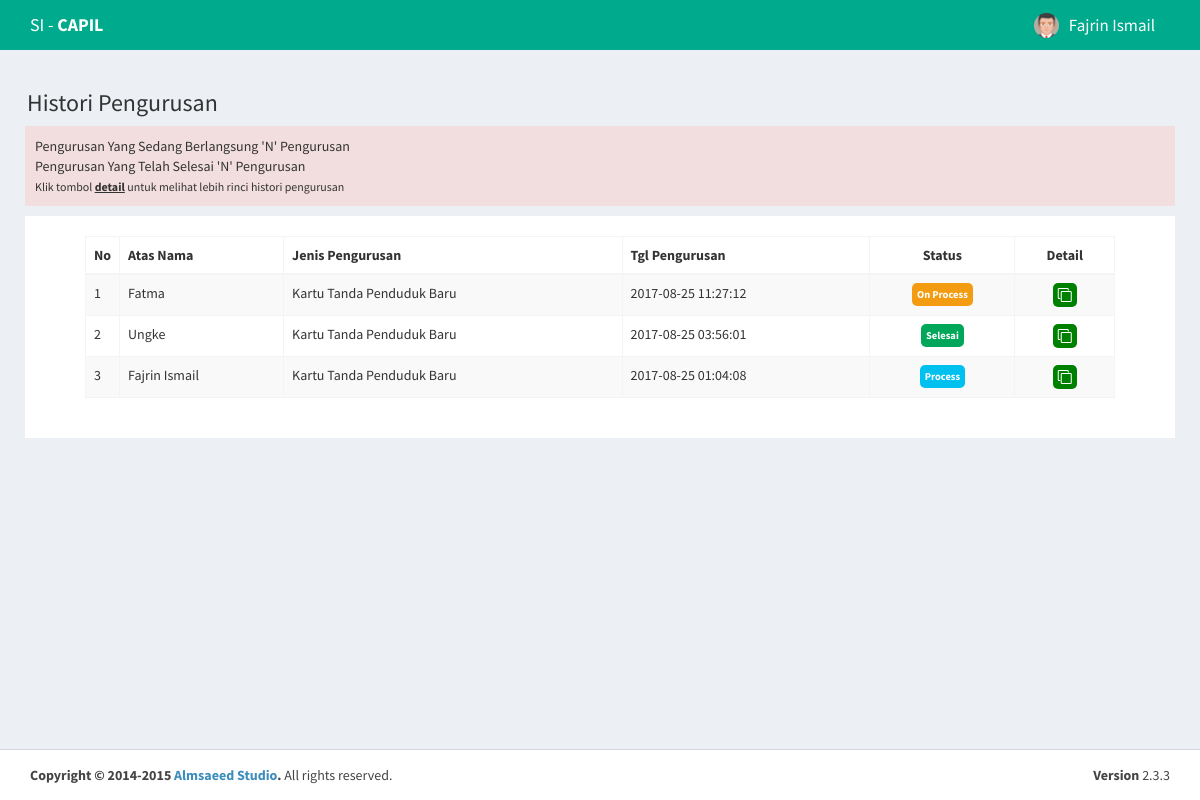
The app's page /index.php?dir=mod/user&p=histori_pengurusan (signed in) with its own data.
### tables this page shows
CREATE TABLE IF NOT EXISTS `jenis_pengurusan` (
  `id_jenis_pengurusan` varchar(30) NOT NULL DEFAULT '',
  `jenis_pengurusan` varchar(225) DEFAULT NULL,
  `status_aktif` enum('1','0') DEFAULT NULL,
  `url_icon` varchar(225) DEFAULT NULL,
  PRIMARY KEY (`id_jenis_pengurusan`)
);

CREATE TABLE IF NOT EXISTS `pengurusan` (
  `id_pengurusan` varchar(50) NOT NULL DEFAULT '',
  `id_user` varchar(30) DEFAULT NULL,
  `id_kategori_pengurusan` varchar(30) DEFAULT NULL,
  `tgl_pengurusan` datetime DEFAULT NULL,
  `nama` varchar(225) DEFAULT NULL,
  `hubungan` enum('tetangga','kerabat','keluarga','pribadi') DEFAULT NULL,
  `status_pengurusan` enum('1','0') DEFAULT NULL,
  PRIMARY KEY (`id_pengurusan`),
  KEY `id_user5` (`id_user`),
  KEY `id_kategori2` (`id_kategori_pengurusan`)
);

CREATE TABLE IF NOT EXISTS `kategori_pengurusan` (
  `id_kategori` varchar(30) NOT NULL DEFAULT '',
  `id_jenis_pengurusan` varchar(30) DEFAULT NULL,
  `nama_kategori` varchar(225) DEFAULT NULL,
  `status_aktif` enum('1','0') DEFAULT NULL,
  `url_icon` varchar(225) DEFAULT NULL,
  PRIMARY KEY (`id_kategori`),
  KEY `id_jenpeng` (`id_jenis_pengurusan`)
);

### mod/user/histori_pengurusan.php (the view, shortened to what this page needs)
<div class="container" id="load_bodi" style="margin-top:30px; padding:20px;">
  	<div class="row" style="margin-bottom:10px;">
	    <div class="col-md-12 col-xs-12" style="padding-left:7px;">
	        <h3 style="margin:0px;">Histori Pengurusan</h3>
	    </div>
	</div>
	<div class="row" style="margin-bottom:0px;">
	    <div class="col-md-12 col-xs-12" style="padding-left:5px; padding-right:5px;">
	        <div class="bg-danger" style="padding:10px;">
	            Pengurusan Yang Sedang Berlangsung 'N' Pengurusan <br/>
	            Pengurusan Yang Telah Selesai 'N' Pengurusan  <br/>
	            <small>Klik tombol <b><u>detail</u></b> untuk melihat lebih rinci histori pengurusan</small></div>
	    </div>
	</div>
	<div class="row" style="margin-top:10px;">
	    <div class="col-md-12 col-xs-12" style="padding-left:5px; padding-right:5px;">
	        <div  class='table-responsive' style="padding:20px 60px 20px 60px; background-color:#FFFFFF;" >
	       	<table  class="table table-bordered table-striped">
                <thead>
                <tr>
                  <th style="width:10px;">No</th>
                  <th>Atas Nama</th>
                  <th>Jenis Pengurusan</th>
                  <th>Tgl Pengurusan</th>
                  <th><center>Status</center></th>
                  <th><center>Detail</center></th>
                </tr>
                </thead>
                <tbody>
                    <?php
                        include "config/funct.php";
                        $SELECT_VERIFI = mysqli_query($koneksi,"SELECT c.id_pengurusan,c.nama,c.tgl_pengurusan,d.tgl_verifikasi,b.nama_kategori,a.jenis_pengurusan,d.status_verifikasi FROM jenis_pengurusan as a INNER JOIN kategori_pengurusan as b ON a.id_jenis_pengurusan=b.id_jenis_pengurusan INNER JOIN pengurusan as c on c.id_kategori_pengurusan=b.id_kategori LEFT JOIN verifikasi as d ON c.id_pengurusan=d.id_pengurusan Where c.status_pengurusan='1' and c.id_user ='".$_SESSION['id_user']."' and (d.status_aktif = '1' or d.status_aktif IS NULL) ORDER BY c.id_pengurusan DESC  ");
                            $no=1;
                            while ($data_verifi = mysqli_fetch_array($SELECT_VERIFI)) {
                                $id_pengurusan = $data_verifi['id_pengurusan'];
                                $atas_nama = $data_verifi['nama'];
                                $tgl_pengurusan = $data_verifi['tgl_pengurusan'];
                                $jenis_pengurusan = $data_verifi['jenis_pengurusan']." ".$data_verifi['nama_kategori'];
                                $status = $data_verifi['status_verifikasi'];
                                if($status == ""){
                                	$tampil_status = "<span class='label label-warning' style='padding:5px; border-radius:5px;'>On Process</span>";
                                }else if($status == "1"){
                                	$tampil_status = "<span class='label label-info' style='padding:5px; border-radius:5px;'>Process</span>";
                                }else if($status == "2"){
                                	$tampil_status = "<span class='label label-success' style='padding:5px; border-radius:5px;'>Selesai diproses</span>";
                                }else if($status == "3"){
                                	$tampil_status = "<span class='label label-danger' style='padding:5px; border-radius:5px;'>Ditolak</span>";
                                }else if($status == "4"){
                                    $tampil_status = "<span class='label label-success' style='padding:5px; border-radius:5px;'>Selesai</span>";
                                }
                                echo "<tr>
                                        <td>$no</td>
                                        <td>$atas_nama</td>
                                        <td>$jenis_pengurusan</td>
                                        <td>$tgl_pengurusan</td>
                                        <td align='center'>$tampil_status</td>
                                        <td align='center'><i onclick ='tampil_berkas(\"$id_pengurusan\",\"$jenis_pengurusan\",\"$atas_nama\")' class='fa  fa-clone' style='padding:5px; background-color:green; color:white; border-radius:5px; cursor:pointer'></i></td>
                                     </tr>";
                            $no++;
                            }
                        ?>
                </tbody>
            </table>
	        </div>
	    </div>
    </div>
</div>

### content/atas.php (shortened to what this page needs)
<!DOCTYPE html>
<html>
<head>
 <link rel="stylesheet" href="css/bootstrap.min.css">
  <link rel="stylesheet" href="css/font-awesome.min.css">
   <link rel="stylesheet" href="css/AdminLTE.min.css">
  <link rel="stylesheet" href="css/skins/_all-skins.min.css">
  <link rel="stylesheet" href="css/style.css">
  <link rel="stylesheet" href="css/imageviewer.css">
  <link rel="stylesheet" href="css/dataTables.bootstrap.css">
</head>

### content/tengah.php
<?php
	if(isset($_SESSION['id_user'])){
		$warna_latar = "";
	}else{
		$warna_latar = "#00BF9A";
	}
?>
<body class="layout-top-nav" style="background-color:<?=$warna_latar?>">
<div class="wrapper">

### index.php (shortened to what this page needs)
<?php
	include "content/atas.php";
	include "content/tengah.php";
	if (!isset($_SESSION['id_user'])) {
		include "content/awal.php";
	}else{
		include "content/menu.php";
		include "content/buka_content.php";
		if(isset($_GET['dir'])){
			$pages_dir = $_GET['dir'];
		}else{
			$pages_dir = 'mod/';
		}
		if(!empty($_GET['p'])){
		     $pages = scandir($pages_dir, 0);
		     unset($pages[0], $pages[1]);
		    $p = $_GET['p'];
		    if(in_array($p.'.php', $pages)){
		    	include($pages_dir.'/'.$p.'.php');
		    } else {
		        echo 'Halaman tidak ditemukan! :(';
		    }
	    }
		include "content/tutup_content_footer.php";
	}
	include "content/bawah.php";
?>

### content/menu.php (shortened to what this page needs)
<header class="main-header">
  <nav id="menu" class="navbar navbar-default navbar-fixed-top navbar-static-top">
    <div class="container">
      <div class="navbar-header">
        <a href="index.php" class="navbar-brand">SI - <b>CAPIL</b></a>
      </div>
      <div class="navbar-custom-menu">
        <ul class="nav navbar-nav">
          <li class="dropdown user user-menu">
            <a href="#" class="dropdown-toggle" data-toggle="dropdown">
              <img src="images/avatar5.png" class="user-image" alt="User Image">
              <span class="hidden-xs"><?=$_SESSION['nama']?></span>
            </a>
          </li>
        </ul>
      </div>
    </div>
  </nav>
</header>

### content/buka_content.php
<div class="content-wrapper" style="background-color:; padding-top: 40px; padding-bottom:30px; ">
   <div class="container" style="border:0px solid; padding:0px;">

### content/tutup_content_footer.php
</div>
  </div>
	  <footer class="main-footer">
	    <div class="container">
	      <div class="pull-right hidden-xs">
	        <b>Version</b> 2.3.3
	      </div>
	      <strong>Copyright &copy; 2014-2015 <a href="http://almsaeedstudio.com">Almsaeed Studio</a>.</strong> All rights
	      reserved.
	    </div>
	  </footer>

### content/bawah.php
</div>
</body>
</html>

### css/style.css (style rules this page uses)
.navbar-default { background-color: #00aa8d; border:0px; border-radius: 0px; }
.navbar-default .navbar-brand { color: #ffffff; }
.navbar-default .navbar-nav > li > a { color: #ffffff; font-size: 1.7rem; }

### records on screen
jenis_pengurusan: pengurusan.nama "Fatma", jenis_pengurusan.nama_kategori "Kartu Tanda Penduduk Baru", pengurusan.tgl_pengurusan "2017-08-25 11:27:12", shows "On Process", pengurusan.nama "Ungke", pengurusan.tgl_pengurusan "2017-08-25 03:56:01", shows "Selesai", pengurusan.nama "Fajrin Ismail", pengurusan.tgl_pengurusan "2017-08-25 01:04:08"

### other values on screen
$_SESSION['nama'] "Fajrin Ismail"
